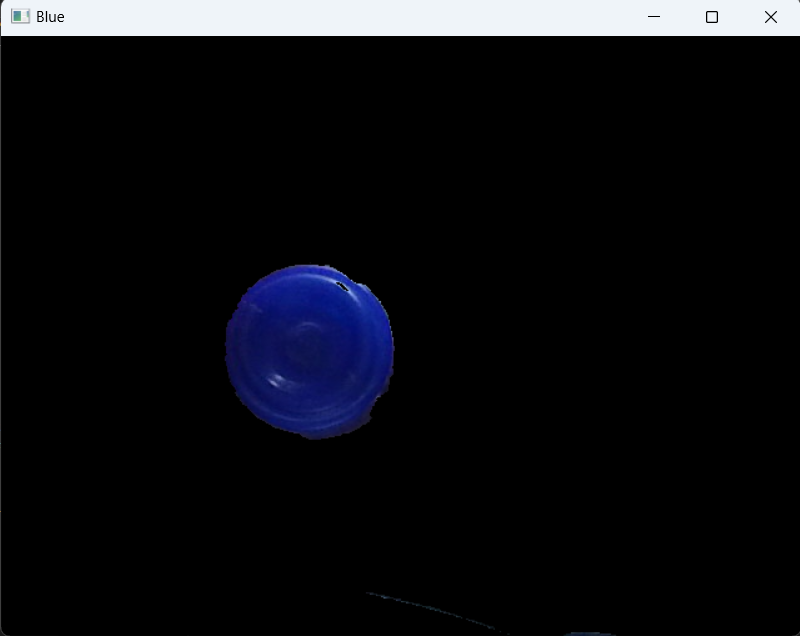
#> input picture BLUE_COLOR_IMAGE.png, 800 x 636 px, given in place of the camera
$ jupyter execute 'RGB Color Detection Using OPENCV.ipynb'   (shell and % lines are left out)   (text cells are left out)
#> lines starting #> are read from the running program, lines starting #| are printed output that depends on the picture; after the words box and inside, x2 and y2 are one past the last pixel; in counts of white or black regions, pixels touching at a corner belong together
[cell 1]
# import the cv2 library
import cv2
import numpy as np

# Capturing the video through cam
cap = cv2.VideoCapture(0)

# Start a while loop
while True:
    _, frame = cap.read() # Reading the video from the cam in image frames
#> frame is the input picture: shape (636, 800, 3); mean B, G, R 18.9, 15, 14.3
    # Convert the imageFrame in BGR (RGB color space) to HSV (hue-saturation-value)
    #color space
    hsv_frame = cv2.cvtColor(frame, cv2.COLOR_BGR2HSV)
#> hsv_frame: shape (636, 800, 3); mean H, S, V 11.5, 10.5, 18.9

    # Set range for Red color
    low_red = np.array([161, 155, 84])
    high_red = np.array([179, 255, 255])

    # # Set range for Blue color
    low_blue = np.array([94, 80, 2])
    high_blue = np.array([126, 255, 255])

    # # Set range for Green color
    low_green = np.array([25, 52, 72])
    high_green = np.array([83, 255, 255])

    # Defining mask for red color
    red_mask = cv2.inRange(hsv_frame, low_red, high_red)
#> red_mask: shape (636, 800); every value is 0
    # bitwise_and operator between imageFrame and mask determines
    # to detect only that particular color
    red = cv2.bitwise_and(frame, frame, mask=red_mask)
#> red: shape (636, 800, 3); every value is 0

    # Defining mask for blue color
    blue_mask = cv2.inRange(hsv_frame, low_blue, high_blue)
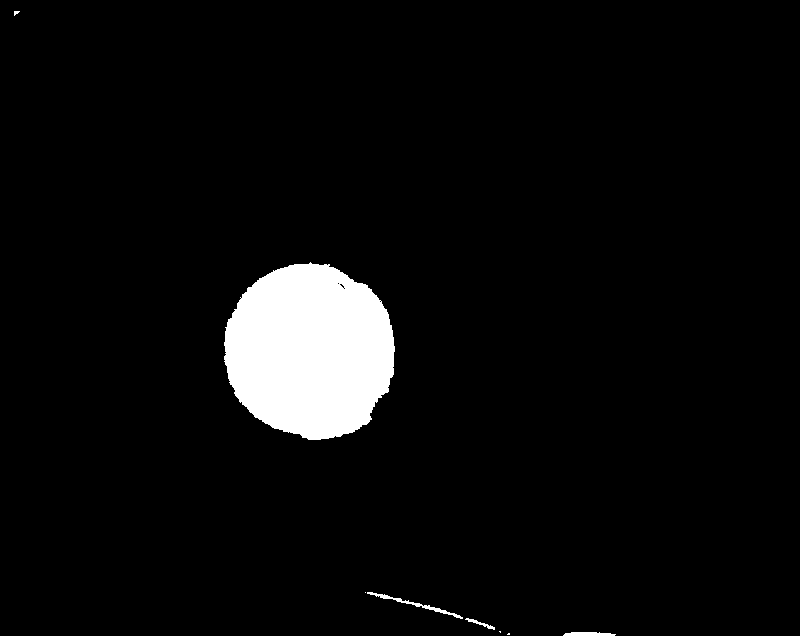
#> blue_mask: shape (636, 800); 4.7% white; 8 white regions (4 under 20 px), largest, box (x1, y1, x2, y2) and area: (224, 262, 395, 440) 23553, (367, 592, 463, 619) 296, (563, 632, 616, 636) 177, (465, 618, 495, 630) 89
    # bitwise_and operator between imageFrame and mask determines
    # to detect only that particular color
    blue = cv2.bitwise_and(frame, frame, mask=blue_mask)
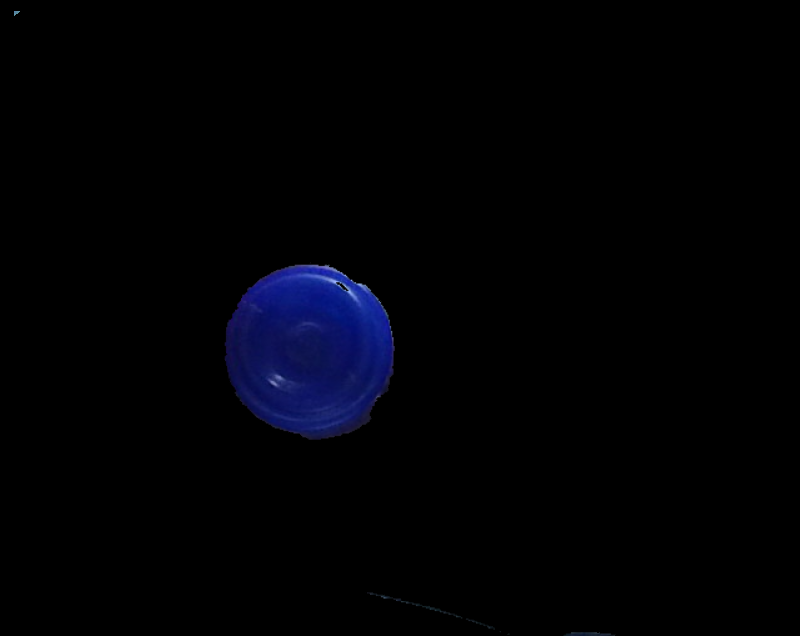
#> blue: shape (636, 800, 3); mean B, G, R 4.9, 1.2, 0.8

    # Defining mask for green color
    green_mask = cv2.inRange(hsv_frame, low_green, high_green)
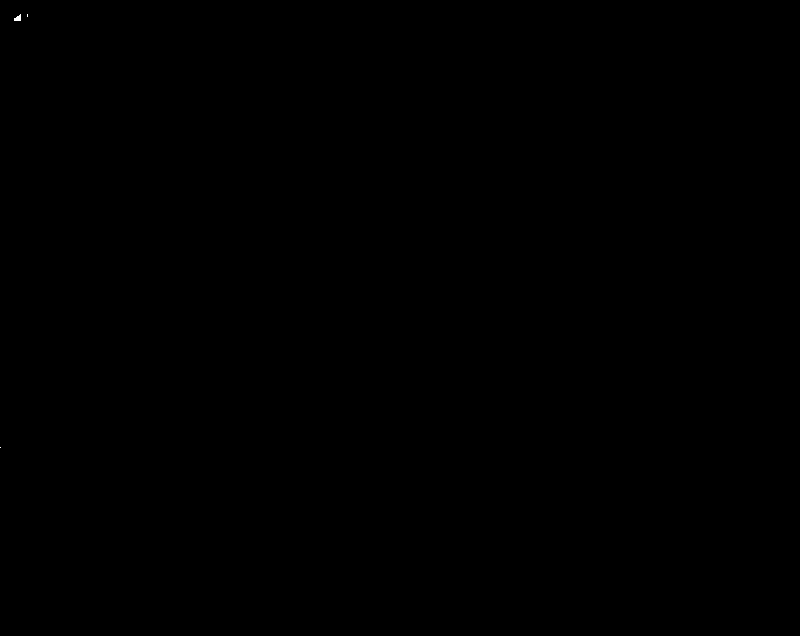
#> green_mask: shape (636, 800); 0.01% white; 3 white regions (2 under 20 px), largest, box (x1, y1, x2, y2) and area: (14, 14, 21, 21) 33
    # bitwise_and operator between imageFrame and mask determines
    # to detect only that particular color
    green = cv2.bitwise_and(frame, frame, mask=green_mask)

    # The function cv2.imshow() is used to display an image in a window.
    cv2.imshow("Frame", frame)
    cv2.imshow('Red', red)
    cv2.imshow('Green', green)
    cv2.imshow('Blue', blue)

    # waitKey() waits for a key press to close the window
    key = cv2.waitKey(1)
#> (key Esc is pressed here)
    if key == 27:
        break

# simply destroys all the windows we created.
cv2.destroyAllWindows()

$ run again, on GREEN _COLOR_IMAGE.png
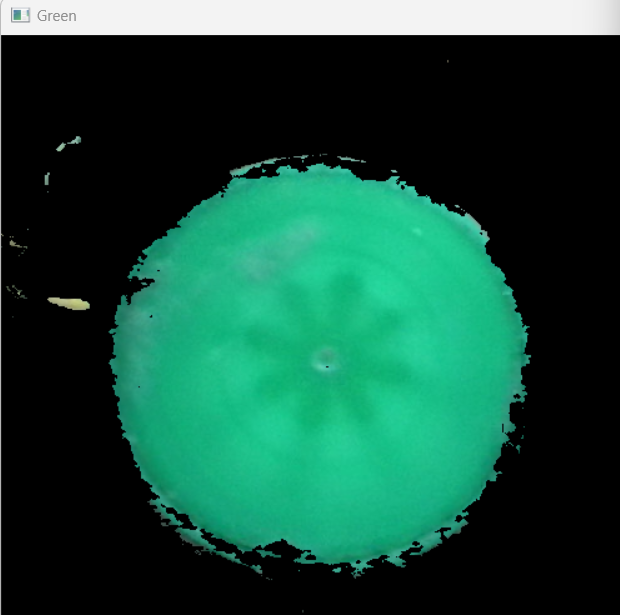
#> input picture GREEN _COLOR_IMAGE.png, 620 x 615 px, given in place of the camera
#> frame is the input picture: shape (615, 620, 3); mean B, G, R 59.3, 76.4, 24.2
#> hsv_frame: shape (615, 620, 3); mean H, S, V 28.3, 74.7, 76.4
#> red_mask: shape (615, 620); every value is 0
#> red: shape (615, 620, 3); every value is 0
#> blue_mask: shape (615, 620); 0% white in thin lines or dots, all inside (x1, y1, x2, y2) = (14, 10, 20, 15)
#> `green_mask = cv2.inRange(hsv_frame, low_green, high_green)`:
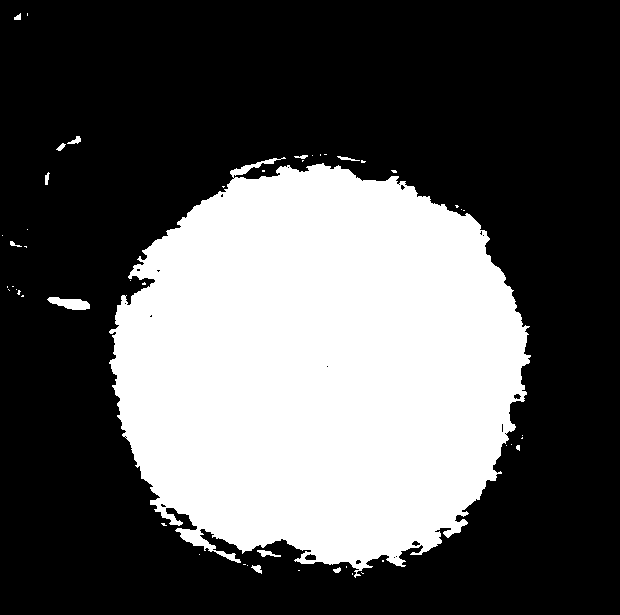
#> green_mask: shape (615, 620); 34.5% white; 49 white regions (37 under 20 px), largest, box (x1, y1, x2, y2) and area: (109, 157, 531, 578) 130439, (47, 297, 90, 310) 356, (257, 550, 281, 557) 86
#> `green = cv2.bitwise_and(frame, frame, mask=green_mask)`:
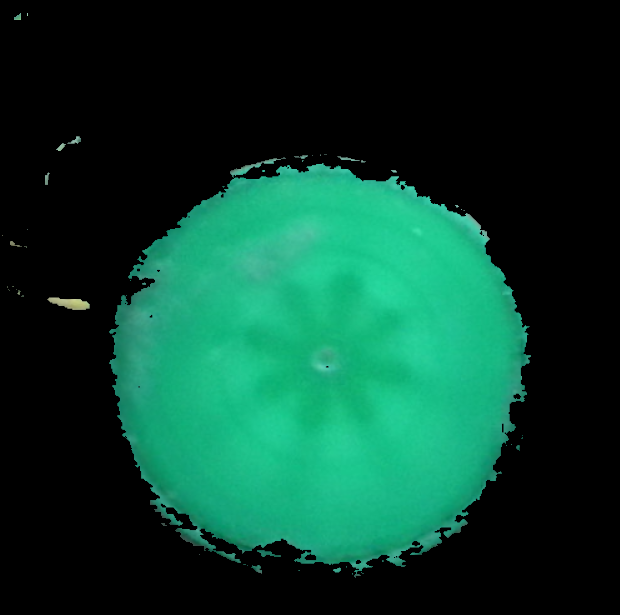
#> green: shape (615, 620, 3); mean B, G, R 45, 62, 10
